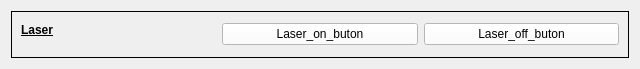
<?xml version="1.0" encoding="UTF-8"?>
<ui version="4.0">
 <class>laser_widget</class>
 <widget class="QWidget" name="laser_widget">
  <property name="geometry">
   <rect>
    <x>0</x>
    <y>0</y>
    <width>640</width>
    <height>69</height>
   </rect>
  </property>
  <property name="windowTitle">
   <string>Form</string>
  </property>
  <layout class="QGridLayout" name="gridLayout">
   <item row="0" column="0">
    <widget class="QFrame" name="laser">
     <property name="sizePolicy">
      <sizepolicy hsizetype="MinimumExpanding" vsizetype="MinimumExpanding">
       <horstretch>0</horstretch>
       <verstretch>0</verstretch>
      </sizepolicy>
     </property>
     <property name="frameShape">
      <enum>QFrame::Box</enum>
     </property>
     <layout class="QGridLayout" name="gridLayout_6">
      <item row="0" column="0" alignment="Qt::AlignLeft|Qt::AlignTop">
       <widget class="QLabel" name="laser_label">
        <property name="font">
         <font>
          <weight>75</weight>
          <bold>true</bold>
          <underline>true</underline>
         </font>
        </property>
        <property name="text">
         <string>Laser</string>
        </property>
       </widget>
      </item>
      <item row="0" column="1">
       <widget class="QPushButton" name="laser_on_button">
        <property name="palette">
         <palette>
          <active>
           <colorrole role="WindowText">
            <brush brushstyle="SolidPattern">
             <color alpha="255">
              <red>0</red>
              <green>0</green>
              <blue>0</blue>
             </color>
            </brush>
           </colorrole>
           <colorrole role="Button">
            <brush brushstyle="SolidPattern">
             <color alpha="255">
              <red>255</red>
              <green>255</green>
              <blue>255</blue>
             </color>
            </brush>
           </colorrole>
           <colorrole role="Light">
            <brush brushstyle="SolidPattern">
             <color alpha="255">
              <red>255</red>
              <green>255</green>
              <blue>255</blue>
             </color>
            </brush>
           </colorrole>
           <colorrole role="Midlight">
            <brush brushstyle="SolidPattern">
             <color alpha="255">
              <red>255</red>
              <green>255</green>
              <blue>255</blue>
             </color>
            </brush>
           </colorrole>
           <colorrole role="Dark">
            <brush brushstyle="SolidPattern">
             <color alpha="255">
              <red>127</red>
              <green>127</green>
              <blue>127</blue>
             </color>
            </brush>
           </colorrole>
           <colorrole role="Mid">
            <brush brushstyle="SolidPattern">
             <color alpha="255">
              <red>170</red>
              <green>170</green>
              <blue>170</blue>
             </color>
            </brush>
           </colorrole>
           <colorrole role="Text">
            <brush brushstyle="SolidPattern">
             <color alpha="255">
              <red>0</red>
              <green>0</green>
              <blue>0</blue>
             </color>
            </brush>
           </colorrole>
           <colorrole role="BrightText">
            <brush brushstyle="SolidPattern">
             <color alpha="255">
              <red>255</red>
              <green>255</green>
              <blue>255</blue>
             </color>
            </brush>
           </colorrole>
           <colorrole role="ButtonText">
            <brush brushstyle="SolidPattern">
             <color alpha="255">
              <red>0</red>
              <green>0</green>
              <blue>0</blue>
             </color>
            </brush>
           </colorrole>
           <colorrole role="Base">
            <brush brushstyle="SolidPattern">
             <color alpha="255">
              <red>255</red>
              <green>255</green>
              <blue>255</blue>
             </color>
            </brush>
           </colorrole>
           <colorrole role="Window">
            <brush brushstyle="SolidPattern">
             <color alpha="255">
              <red>255</red>
              <green>255</green>
              <blue>255</blue>
             </color>
            </brush>
           </colorrole>
           <colorrole role="Shadow">
            <brush brushstyle="SolidPattern">
             <color alpha="255">
              <red>0</red>
              <green>0</green>
              <blue>0</blue>
             </color>
            </brush>
           </colorrole>
           <colorrole role="AlternateBase">
            <brush brushstyle="SolidPattern">
             <color alpha="255">
              <red>255</red>
              <green>255</green>
              <blue>255</blue>
             </color>
            </brush>
           </colorrole>
           <colorrole role="ToolTipBase">
            <brush brushstyle="SolidPattern">
             <color alpha="255">
              <red>255</red>
              <green>255</green>
              <blue>220</blue>
             </color>
            </brush>
           </colorrole>
           <colorrole role="ToolTipText">
            <brush brushstyle="SolidPattern">
             <color alpha="255">
              <red>0</red>
              <green>0</green>
              <blue>0</blue>
             </color>
            </brush>
           </colorrole>
          </active>
          <inactive>
           <colorrole role="WindowText">
            <brush brushstyle="SolidPattern">
             <color alpha="255">
              <red>0</red>
              <green>0</green>
              <blue>0</blue>
             </color>
            </brush>
           </colorrole>
           <colorrole role="Button">
            <brush brushstyle="SolidPattern">
             <color alpha="255">
              <red>255</red>
              <green>255</green>
              <blue>255</blue>
             </color>
            </brush>
           </colorrole>
           <colorrole role="Light">
            <brush brushstyle="SolidPattern">
             <color alpha="255">
              <red>255</red>
              <green>255</green>
              <blue>255</blue>
             </color>
            </brush>
           </colorrole>
           <colorrole role="Midlight">
            <brush brushstyle="SolidPattern">
             <color alpha="255">
              <red>255</red>
              <green>255</green>
              <blue>255</blue>
             </color>
            </brush>
           </colorrole>
           <colorrole role="Dark">
            <brush brushstyle="SolidPattern">
             <color alpha="255">
              <red>127</red>
              <green>127</green>
              <blue>127</blue>
             </color>
            </brush>
           </colorrole>
           <colorrole role="Mid">
            <brush brushstyle="SolidPattern">
             <color alpha="255">
              <red>170</red>
              <green>170</green>
              <blue>170</blue>
             </color>
            </brush>
           </colorrole>
           <colorrole role="Text">
            <brush brushstyle="SolidPattern">
             <color alpha="255">
              <red>0</red>
              <green>0</green>
              <blue>0</blue>
             </color>
            </brush>
           </colorrole>
           <colorrole role="BrightText">
            <brush brushstyle="SolidPattern">
             <color alpha="255">
              <red>255</red>
              <green>255</green>
              <blue>255</blue>
             </color>
            </brush>
           </colorrole>
           <colorrole role="ButtonText">
            <brush brushstyle="SolidPattern">
             <color alpha="255">
              <red>0</red>
              <green>0</green>
              <blue>0</blue>
             </color>
            </brush>
           </colorrole>
           <colorrole role="Base">
            <brush brushstyle="SolidPattern">
             <color alpha="255">
              <red>255</red>
              <green>255</green>
              <blue>255</blue>
             </color>
            </brush>
           </colorrole>
           <colorrole role="Window">
            <brush brushstyle="SolidPattern">
             <color alpha="255">
              <red>255</red>
              <green>255</green>
              <blue>255</blue>
             </color>
            </brush>
           </colorrole>
           <colorrole role="Shadow">
            <brush brushstyle="SolidPattern">
             <color alpha="255">
              <red>0</red>
              <green>0</green>
              <blue>0</blue>
             </color>
            </brush>
           </colorrole>
           <colorrole role="AlternateBase">
            <brush brushstyle="SolidPattern">
             <color alpha="255">
              <red>255</red>
              <green>255</green>
              <blue>255</blue>
             </color>
            </brush>
           </colorrole>
           <colorrole role="ToolTipBase">
            <brush brushstyle="SolidPattern">
             <color alpha="255">
              <red>255</red>
              <green>255</green>
              <blue>220</blue>
             </color>
            </brush>
           </colorrole>
           <colorrole role="ToolTipText">
            <brush brushstyle="SolidPattern">
             <color alpha="255">
              <red>0</red>
              <green>0</green>
              <blue>0</blue>
             </color>
            </brush>
           </colorrole>
          </inactive>
          <disabled>
           <colorrole role="WindowText">
            <brush brushstyle="SolidPattern">
             <color alpha="255">
              <red>127</red>
              <green>127</green>
              <blue>127</blue>
             </color>
            </brush>
           </colorrole>
           <colorrole role="Button">
            <brush brushstyle="SolidPattern">
             <color alpha="255">
              <red>255</red>
              <green>255</green>
              <blue>255</blue>
             </color>
            </brush>
           </colorrole>
           <colorrole role="Light">
            <brush brushstyle="SolidPattern">
             <color alpha="255">
              <red>255</red>
              <green>255</green>
              <blue>255</blue>
             </color>
            </brush>
           </colorrole>
           <colorrole role="Midlight">
            <brush brushstyle="SolidPattern">
             <color alpha="255">
              <red>255</red>
              <green>255</green>
              <blue>255</blue>
             </color>
            </brush>
           </colorrole>
           <colorrole role="Dark">
            <brush brushstyle="SolidPattern">
             <color alpha="255">
              <red>127</red>
              <green>127</green>
              <blue>127</blue>
             </color>
            </brush>
           </colorrole>
           <colorrole role="Mid">
            <brush brushstyle="SolidPattern">
             <color alpha="255">
              <red>170</red>
              <green>170</green>
              <blue>170</blue>
             </color>
            </brush>
           </colorrole>
           <colorrole role="Text">
            <brush brushstyle="SolidPattern">
             <color alpha="255">
              <red>127</red>
              <green>127</green>
              <blue>127</blue>
             </color>
            </brush>
           </colorrole>
           <colorrole role="BrightText">
            <brush brushstyle="SolidPattern">
             <color alpha="255">
              <red>255</red>
              <green>255</green>
              <blue>255</blue>
             </color>
            </brush>
           </colorrole>
           <colorrole role="ButtonText">
            <brush brushstyle="SolidPattern">
             <color alpha="255">
              <red>127</red>
              <green>127</green>
              <blue>127</blue>
             </color>
            </brush>
           </colorrole>
           <colorrole role="Base">
            <brush brushstyle="SolidPattern">
             <color alpha="255">
              <red>255</red>
              <green>255</green>
              <blue>255</blue>
             </color>
            </brush>
           </colorrole>
           <colorrole role="Window">
            <brush brushstyle="SolidPattern">
             <color alpha="255">
              <red>255</red>
              <green>255</green>
              <blue>255</blue>
             </color>
            </brush>
           </colorrole>
           <colorrole role="Shadow">
            <brush brushstyle="SolidPattern">
             <color alpha="255">
              <red>0</red>
              <green>0</green>
              <blue>0</blue>
             </color>
            </brush>
           </colorrole>
           <colorrole role="AlternateBase">
            <brush brushstyle="SolidPattern">
             <color alpha="255">
              <red>255</red>
              <green>255</green>
              <blue>255</blue>
             </color>
            </brush>
           </colorrole>
           <colorrole role="ToolTipBase">
            <brush brushstyle="SolidPattern">
             <color alpha="255">
              <red>255</red>
              <green>255</green>
              <blue>220</blue>
             </color>
            </brush>
           </colorrole>
           <colorrole role="ToolTipText">
            <brush brushstyle="SolidPattern">
             <color alpha="255">
              <red>0</red>
              <green>0</green>
              <blue>0</blue>
             </color>
            </brush>
           </colorrole>
          </disabled>
         </palette>
        </property>
        <property name="text">
         <string>Laser_on_buton</string>
        </property>
        <property name="checkable">
         <bool>false</bool>
        </property>
        <property name="checked">
         <bool>false</bool>
        </property>
        <property name="flat">
         <bool>false</bool>
        </property>
       </widget>
      </item>
      <item row="0" column="2">
       <widget class="QPushButton" name="laser_off_button">
        <property name="palette">
         <palette>
          <active>
           <colorrole role="WindowText">
            <brush brushstyle="SolidPattern">
             <color alpha="255">
              <red>0</red>
              <green>0</green>
              <blue>0</blue>
             </color>
            </brush>
           </colorrole>
           <colorrole role="Button">
            <brush brushstyle="SolidPattern">
             <color alpha="255">
              <red>255</red>
              <green>255</green>
              <blue>255</blue>
             </color>
            </brush>
           </colorrole>
           <colorrole role="Light">
            <brush brushstyle="SolidPattern">
             <color alpha="255">
              <red>255</red>
              <green>255</green>
              <blue>255</blue>
             </color>
            </brush>
           </colorrole>
           <colorrole role="Midlight">
            <brush brushstyle="SolidPattern">
             <color alpha="255">
              <red>255</red>
              <green>255</green>
              <blue>255</blue>
             </color>
            </brush>
           </colorrole>
           <colorrole role="Dark">
            <brush brushstyle="SolidPattern">
             <color alpha="255">
              <red>127</red>
              <green>127</green>
              <blue>127</blue>
             </color>
            </brush>
           </colorrole>
           <colorrole role="Mid">
            <brush brushstyle="SolidPattern">
             <color alpha="255">
              <red>170</red>
              <green>170</green>
              <blue>170</blue>
             </color>
            </brush>
           </colorrole>
           <colorrole role="Text">
            <brush brushstyle="SolidPattern">
             <color alpha="255">
              <red>0</red>
              <green>0</green>
              <blue>0</blue>
             </color>
            </brush>
           </colorrole>
           <colorrole role="BrightText">
            <brush brushstyle="SolidPattern">
             <color alpha="255">
              <red>255</red>
              <green>255</green>
              <blue>255</blue>
             </color>
            </brush>
           </colorrole>
           <colorrole role="ButtonText">
            <brush brushstyle="SolidPattern">
             <color alpha="255">
              <red>0</red>
              <green>0</green>
              <blue>0</blue>
             </color>
            </brush>
           </colorrole>
           <colorrole role="Base">
            <brush brushstyle="SolidPattern">
             <color alpha="255">
              <red>255</red>
              <green>255</green>
              <blue>255</blue>
             </color>
            </brush>
           </colorrole>
           <colorrole role="Window">
            <brush brushstyle="SolidPattern">
             <color alpha="255">
              <red>255</red>
              <green>255</green>
              <blue>255</blue>
             </color>
            </brush>
           </colorrole>
           <colorrole role="Shadow">
            <brush brushstyle="SolidPattern">
             <color alpha="255">
              <red>0</red>
              <green>0</green>
              <blue>0</blue>
             </color>
            </brush>
           </colorrole>
           <colorrole role="AlternateBase">
            <brush brushstyle="SolidPattern">
             <color alpha="255">
              <red>255</red>
              <green>255</green>
              <blue>255</blue>
             </color>
            </brush>
           </colorrole>
           <colorrole role="ToolTipBase">
            <brush brushstyle="SolidPattern">
             <color alpha="255">
              <red>255</red>
              <green>255</green>
              <blue>220</blue>
             </color>
            </brush>
           </colorrole>
           <colorrole role="ToolTipText">
            <brush brushstyle="SolidPattern">
             <color alpha="255">
              <red>0</red>
              <green>0</green>
              <blue>0</blue>
             </color>
            </brush>
           </colorrole>
          </active>
          <inactive>
           <colorrole role="WindowText">
            <brush brushstyle="SolidPattern">
             <color alpha="255">
              <red>0</red>
              <green>0</green>
              <blue>0</blue>
             </color>
            </brush>
           </colorrole>
           <colorrole role="Button">
            <brush brushstyle="SolidPattern">
             <color alpha="255">
              <red>255</red>
              <green>255</green>
              <blue>255</blue>
             </color>
            </brush>
           </colorrole>
           <colorrole role="Light">
            <brush brushstyle="SolidPattern">
             <color alpha="255">
              <red>255</red>
              <green>255</green>
              <blue>255</blue>
             </color>
            </brush>
           </colorrole>
           <colorrole role="Midlight">
            <brush brushstyle="SolidPattern">
             <color alpha="255">
              <red>255</red>
              <green>255</green>
              <blue>255</blue>
             </color>
            </brush>
           </colorrole>
           <colorrole role="Dark">
            <brush brushstyle="SolidPattern">
             <color alpha="255">
              <red>127</red>
              <green>127</green>
              <blue>127</blue>
             </color>
            </brush>
           </colorrole>
           <colorrole role="Mid">
            <brush brushstyle="SolidPattern">
             <color alpha="255">
              <red>170</red>
              <green>170</green>
              <blue>170</blue>
             </color>
            </brush>
           </colorrole>
           <colorrole role="Text">
            <brush brushstyle="SolidPattern">
             <color alpha="255">
              <red>0</red>
              <green>0</green>
              <blue>0</blue>
             </color>
            </brush>
           </colorrole>
           <colorrole role="BrightText">
            <brush brushstyle="SolidPattern">
             <color alpha="255">
              <red>255</red>
              <green>255</green>
              <blue>255</blue>
             </color>
            </brush>
           </colorrole>
           <colorrole role="ButtonText">
            <brush brushstyle="SolidPattern">
             <color alpha="255">
              <red>0</red>
              <green>0</green>
              <blue>0</blue>
             </color>
            </brush>
           </colorrole>
           <colorrole role="Base">
            <brush brushstyle="SolidPattern">
             <color alpha="255">
              <red>255</red>
              <green>255</green>
              <blue>255</blue>
             </color>
            </brush>
           </colorrole>
           <colorrole role="Window">
            <brush brushstyle="SolidPattern">
             <color alpha="255">
              <red>255</red>
              <green>255</green>
              <blue>255</blue>
             </color>
            </brush>
           </colorrole>
           <colorrole role="Shadow">
            <brush brushstyle="SolidPattern">
             <color alpha="255">
              <red>0</red>
              <green>0</green>
              <blue>0</blue>
             </color>
            </brush>
           </colorrole>
           <colorrole role="AlternateBase">
            <brush brushstyle="SolidPattern">
             <color alpha="255">
              <red>255</red>
              <green>255</green>
              <blue>255</blue>
             </color>
            </brush>
           </colorrole>
           <colorrole role="ToolTipBase">
            <brush brushstyle="SolidPattern">
             <color alpha="255">
              <red>255</red>
              <green>255</green>
              <blue>220</blue>
             </color>
            </brush>
           </colorrole>
           <colorrole role="ToolTipText">
            <brush brushstyle="SolidPattern">
             <color alpha="255">
              <red>0</red>
              <green>0</green>
              <blue>0</blue>
             </color>
            </brush>
           </colorrole>
          </inactive>
          <disabled>
           <colorrole role="WindowText">
            <brush brushstyle="SolidPattern">
             <color alpha="255">
              <red>127</red>
              <green>127</green>
              <blue>127</blue>
             </color>
            </brush>
           </colorrole>
           <colorrole role="Button">
            <brush brushstyle="SolidPattern">
             <color alpha="255">
              <red>255</red>
              <green>255</green>
              <blue>255</blue>
             </color>
            </brush>
           </colorrole>
           <colorrole role="Light">
            <brush brushstyle="SolidPattern">
             <color alpha="255">
              <red>255</red>
              <green>255</green>
              <blue>255</blue>
             </color>
            </brush>
           </colorrole>
           <colorrole role="Midlight">
            <brush brushstyle="SolidPattern">
             <color alpha="255">
              <red>255</red>
              <green>255</green>
              <blue>255</blue>
             </color>
            </brush>
           </colorrole>
           <colorrole role="Dark">
            <brush brushstyle="SolidPattern">
             <color alpha="255">
              <red>127</red>
              <green>127</green>
              <blue>127</blue>
             </color>
            </brush>
           </colorrole>
           <colorrole role="Mid">
            <brush brushstyle="SolidPattern">
             <color alpha="255">
              <red>170</red>
              <green>170</green>
              <blue>170</blue>
             </color>
            </brush>
           </colorrole>
           <colorrole role="Text">
            <brush brushstyle="SolidPattern">
             <color alpha="255">
              <red>127</red>
              <green>127</green>
              <blue>127</blue>
             </color>
            </brush>
           </colorrole>
           <colorrole role="BrightText">
            <brush brushstyle="SolidPattern">
             <color alpha="255">
              <red>255</red>
              <green>255</green>
              <blue>255</blue>
             </color>
            </brush>
           </colorrole>
           <colorrole role="ButtonText">
            <brush brushstyle="SolidPattern">
             <color alpha="255">
              <red>127</red>
              <green>127</green>
              <blue>127</blue>
             </color>
            </brush>
           </colorrole>
           <colorrole role="Base">
            <brush brushstyle="SolidPattern">
             <color alpha="255">
              <red>255</red>
              <green>255</green>
              <blue>255</blue>
             </color>
            </brush>
           </colorrole>
           <colorrole role="Window">
            <brush brushstyle="SolidPattern">
             <color alpha="255">
              <red>255</red>
              <green>255</green>
              <blue>255</blue>
             </color>
            </brush>
           </colorrole>
           <colorrole role="Shadow">
            <brush brushstyle="SolidPattern">
             <color alpha="255">
              <red>0</red>
              <green>0</green>
              <blue>0</blue>
             </color>
            </brush>
           </colorrole>
           <colorrole role="AlternateBase">
            <brush brushstyle="SolidPattern">
             <color alpha="255">
              <red>255</red>
              <green>255</green>
              <blue>255</blue>
             </color>
            </brush>
           </colorrole>
           <colorrole role="ToolTipBase">
            <brush brushstyle="SolidPattern">
             <color alpha="255">
              <red>255</red>
              <green>255</green>
              <blue>220</blue>
             </color>
            </brush>
           </colorrole>
           <colorrole role="ToolTipText">
            <brush brushstyle="SolidPattern">
             <color alpha="255">
              <red>0</red>
              <green>0</green>
              <blue>0</blue>
             </color>
            </brush>
           </colorrole>
          </disabled>
         </palette>
        </property>
        <property name="text">
         <string>Laser_off_buton</string>
        </property>
        <property name="checkable">
         <bool>false</bool>
        </property>
        <property name="checked">
         <bool>false</bool>
        </property>
        <property name="flat">
         <bool>false</bool>
        </property>
       </widget>
      </item>
     </layout>
    </widget>
   </item>
  </layout>
 </widget>
 <resources/>
 <connections/>
</ui>
